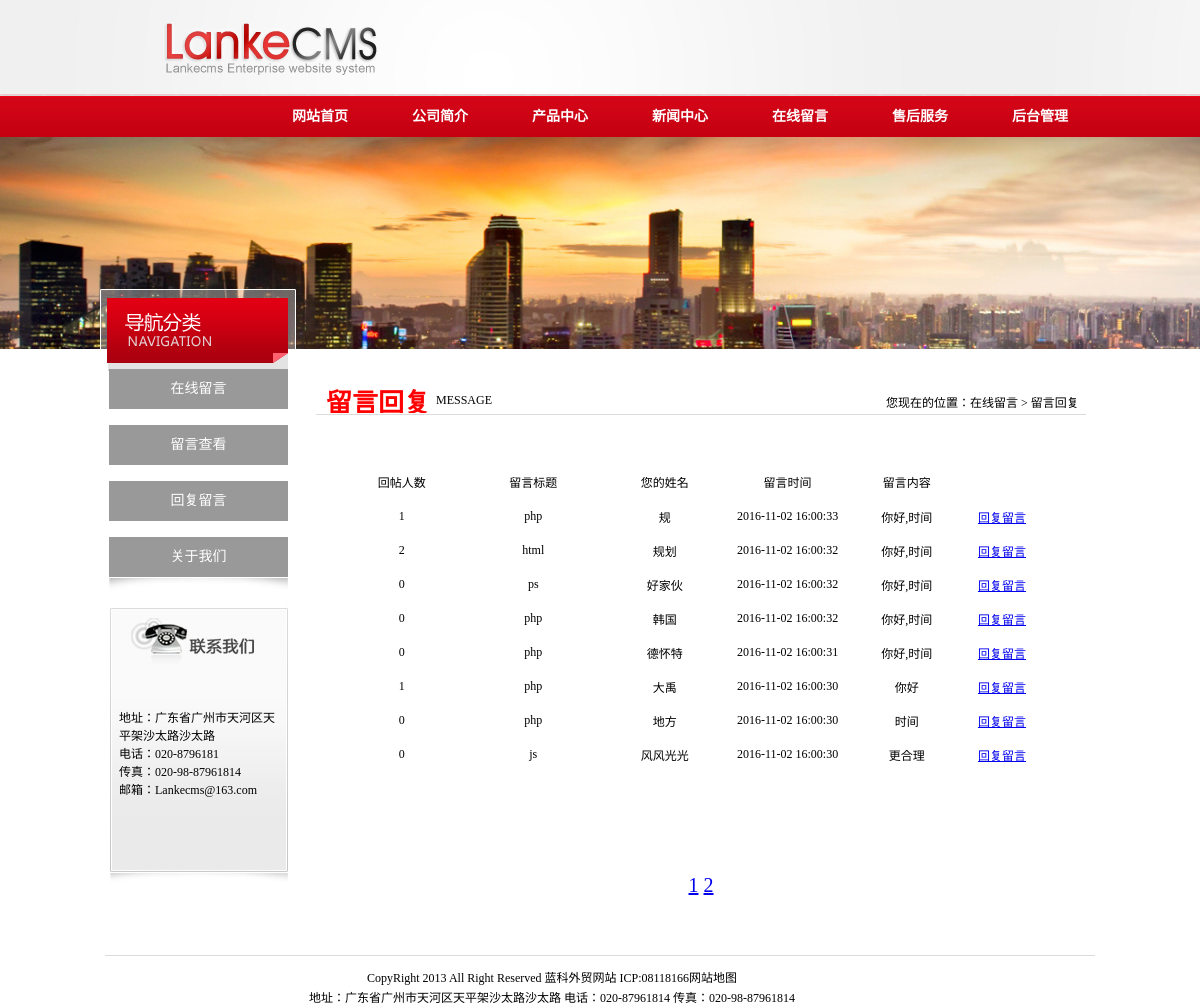
The app's page /messageManage.php with its own data.
### tables this page shows
CREATE TABLE `message` (
  `messageID` int(11) NOT NULL AUTO_INCREMENT,
  `title` varchar(50) NOT NULL,
  `content` varchar(500) NOT NULL,
  `writer` varchar(20) NOT NULL,
  `writeDate` timestamp NOT NULL DEFAULT CURRENT_TIMESTAMP,
  `count` int(11) DEFAULT NULL,
  PRIMARY KEY (`messageID`)
);

### messageManage.php (the view, shortened to what this page needs)
<!DOCTYPE html PUBLIC "-//W3C//DTD XHTML 1.0 Transitional//EN" "http://www.w3.org/TR/xhtml1/DTD/xhtml1-transitional.dtd">
<html xmlns="http://www.w3.org/1999/xhtml">
<head>
<link rel="stylesheet" type="text/css" href="css.css"/>
</head>
<body>
<form action="product _son.php" method="post">
 <div id="one"></div>
 <div id="big_two">
    <div id="left">
      <div id="left_bg1">
         <p><a href="#">在线留言</a><br/><a href="#">留言查看</a><br/><a href="#">回复留言</a><br/><a href="#">关于我们</a></p>
      </div>
      <div id="contact_bg1">
       <p>地址：广东省广州市天河区天<br/>
          平架沙太路沙太路<br/>
          电话：020-8796181<br/>
          传真：020-98-87961814<br/>
          邮箱：Lankecms@163.com</p>
      </div>
    </div>
    <div id="right">
    <div id="right_one">
       <div id="div_1"><h2 style="color:#F00; font:bold 26px 宋体;">留言回复</h2></div>
         <div style="width:70px; height:20px; float:left; margin-top:44px;">MESSAGE</div>
         <div id="div_2">您现在的位置：在线留言 > 留言回复</div>
      <img src="images/path_line.gif" style="margin:0 auto; width:770px; height:2px;"/>
    </div>
    <div id="right1_two">
      <?
					  $sql="select messageID,count,left(title,6) as title,left(content,10) as content,writer,writeDate from message order by writeDate desc ";
					  $result=mysql_query($sql);
					  $num=mysql_num_rows($result);
					 $pagecout=ceil($num/8);
					 if(empty($_GET['page'])==true){
						 $page=1;
						 }else{
						  $page=$_GET['page'];
						}
					 $a=($page-1)*8;
					 $sqlpage=$sql." limit $a,8";
					 $resultpage=mysql_query($sqlpage);
					 $n=mysql_num_rows($resultpage);
					 ?>
	  <table width="700" height="76" cellspacing="1" >
               <tr>
                  <td width="162" align="center">回帖人数</td>
                  <td width="162" height="35" align="center">留言标题</td>
                  <td width="162" align="center">您的姓名</td>
                  <td width="134" align="center">留言时间</td>
                  <td width="152" align="center">留言内容</td>
                  <td width="81" align="center"></td>
               </tr>
                      <?
		              for($a=1;$a<=$n;$a++){
		                    	$row=mysql_fetch_array($resultpage);
	              ?>
               <tr>
                   <td height="33" align="center"><?=$row['count']?></td>
                   <td align="center"><?=$row['title']?></td>
                   <td align="center"><?=$row['writer']?></td>
                   <td align="center"><?=$row['writeDate']?></td>
                   <td align="center"><?=$row['content']?></td>
                   <td align="center"><a href="revertAdd.php?id=<?=$row['messageID']?>">回复留言</a></td>
               </tr>
                    <?
					  }
					?>
              </table>
    </div>
     <div id="page">
   	<?
         for($i=1;$i<=$pagecout;$i++){
			  echo "<a href='messageManage.php?page=$i'>$i</a>"."     ";
			 }
	   ?>
   </div>
 </div>
 </form>
</body>
 </html>

### css.css (style rules this page uses)
* { margin:0;padding:0; }
body { width:auto; height:0 auto; font:12px 宋体; }
#top { background:url(images/bg.jpg); }
#top img { margin-left:150px; }
#nav_bg { background:url(images/nav_bg.png); height:43px; }
#nav_bg ul { margin-left:140px; }
#nav_bg ul li { font:bold 14px/28px 宋体; height:45px; float:left; width:120px; color:#FFF; list-style:none; line-height:45px; }
#nav_bg li a { color:#FFF; display:block; text-align:center; list-style:none; height:45px; }
#nav_bg a:link { list-style:none; color:#FFF; text-decoration:none; }
#foot_son { width:990px; height:70px; margin:0 auto; }
#foot_son img { width:990px; height:2px; margin-top:5px; }
#one { background:url(images/01.jpg); width:100%; height:212px; }
#big_two { width:1000px; height:620px; margin:0 auto; }
#left { width:196px; height:470px; float:left; }
#right { width:770px; height:600px; float:left; margin-left:20px; }
#right_one { width:770px; height:60px; }
#div_1 { width:110px; height:30px; float:left; margin-top:33px; margin-left:10px; }
#div_2 { width:200px; height:20px; float:left; margin-left:570px; margin-top:-20px; }
#left_bg1 { background:url(images/left_bg.png) no-repeat; width:196px; height:176px; float:left; margin-top:-60px; }
#left_bg1 p { margin-top:80px; margin-left:9px; font:14px 宋体; width:179px; height:40px; }
#left_bg1 a { margin-left:0px; font:14px 宋体; display:block; background-color:#999; text-align:center; line-height:40px; text-decoration:none; color:#fff; }
#contact_bg1 { background:url(images/contact_bg.jpg) no-repeat; width:179px; height:314px; float:left; margin-left:9px; margin-top:113px; }
#contact_bg1 p { margin-top:130px; margin-left:10px; }
#right1_two { width:770px; height:450px; float:left; margin-top:10px; }
#page { width:770px; height:30px; float:left; text-align:center; font:20px/25px 宋体; }
#right1_two table { margin-top:40px; margin-left:20px; }

### records on screen
message: count "1", title "php", writer "规", writeDate "2016-11-02 16:00:33", content "你好,时间"
message: count "2", title "html", writer "规划", writeDate "2016-11-02 16:00:32", content "你好,时间"
message: count "0", title "ps", writer "好家伙", writeDate "2016-11-02 16:00:32", content "你好,时间"
message: count "0", title "php", writer "韩国", writeDate "2016-11-02 16:00:32", content "你好,时间"
message: count "0", title "php", writer "德怀特", writeDate "2016-11-02 16:00:31", content "你好,时间"
message: count "1", title "php", writer "大禹", writeDate "2016-11-02 16:00:30", content "你好"
message: count "0", title "php", writer "地方", writeDate "2016-11-02 16:00:30", content "时间"
message: count "0", title "js", writer "风风光光", writeDate "2016-11-02 16:00:30", content "更合理"
